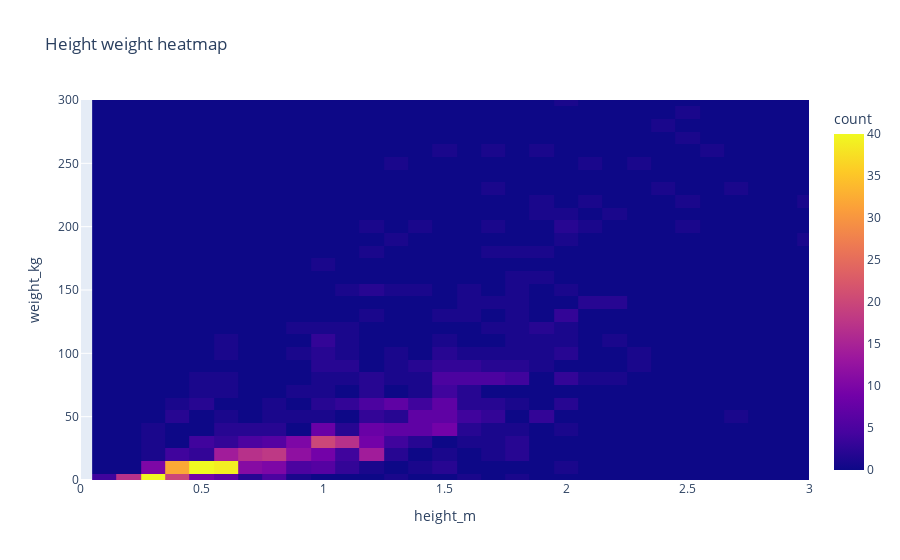

Notebook code cell kept with this figure:
### Code cell
px.density_heatmap(
    df_info,
    x="height_m",
    y="weight_kg",
    title="Height weight heatmap",
    nbinsx=200,
    nbinsy=100,
    range_x=(0,3),
    range_y=(0,300)
)

### Figure 1 — Plotly figure (JSON) as saved in the notebook; plotly's stock layout.template omitted (floating-point values rounded to 4 significant figures; data arrays with more than 128 entries replaced by an {"elided": "..."} marker saying what was removed)
{"data": [{"coloraxis": "coloraxis", "hovertemplate": "height_m=%{x}<br>weight_kg=%{y}<br>count=%{z}<extra></extra>", "name": "", "nbinsx": 200, "nbinsy": 100, "type": "histogram2d", "x": {"elided": "801 float values"}, "xaxis": "x", "xbingroup": "x", "y": {"elided": "801 float values"}, "yaxis": "y", "ybingroup": "y"}], "layout": {"coloraxis": {"colorbar": {"title": {"text": "count"}}, "colorscale": [[0, "#0d0887"], [0.1111, "#46039f"], [0.2222, "#7201a8"], [0.3333, "#9c179e"], [0.4444, "#bd3786"], [0.5556, "#d8576b"], [0.6667, "#ed7953"], [0.7778, "#fb9f3a"], [0.8889, "#fdca26"], [1, "#f0f921"]]}, "legend": {"tracegroupgap": 0}, "title": {"text": "Height weight heatmap"}, "xaxis": {"anchor": "y", "domain": [0, 1], "range": [0, 3], "title": {"text": "height_m"}}, "yaxis": {"anchor": "x", "domain": [0, 1], "range": [0, 300], "title": {"text": "weight_kg"}}}}
